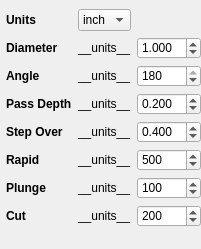
       <widget class="QDockWidget" name="dockWidgetTool">
        <property name="font">
         <font>
          <pointsize>14</pointsize>
          <bold>true</bold>
         </font>
        </property>
        <property name="styleSheet">
         <string notr="true">QDockWidget::title { background-color: rgb(200, 200, 200);}</string>
        </property>
        <property name="allowedAreas">
         <set>Qt::LeftDockWidgetArea|Qt::RightDockWidgetArea</set>
        </property>
        <property name="windowTitle">
         <string>Tool</string>
        </property>
        <widget class="QWidget" name="dockWidgetContents_2">
         <layout class="QVBoxLayout" name="verticalLayout_6">
          <property name="leftMargin">
           <number>6</number>
          </property>
          <property name="rightMargin">
           <number>0</number>
          </property>
          <property name="bottomMargin">
           <number>22</number>
          </property>
          <item>
           <layout class="QGridLayout" name="gridLayout_Tool">
            <item row="6" column="1">
             <widget class="QLabel" name="label_Tool_Plunge_UnitsDescr">
              <property name="font">
               <font>
                <pointsize>9</pointsize>
                <bold>false</bold>
               </font>
              </property>
              <property name="text">
               <string>__units__</string>
              </property>
             </widget>
            </item>
            <item row="1" column="1">
             <widget class="QLabel" name="label_Tool_Diameter_UnitsDescr">
              <property name="font">
               <font>
                <pointsize>9</pointsize>
                <bold>false</bold>
               </font>
              </property>
              <property name="text">
               <string>__units__</string>
              </property>
             </widget>
            </item>
            <item row="4" column="0">
             <widget class="QLabel" name="label_Tool_StepOver">
              <property name="font">
               <font>
                <pointsize>9</pointsize>
                <bold>true</bold>
               </font>
              </property>
              <property name="text">
               <string>Step Over</string>
              </property>
             </widget>
            </item>
            <item row="5" column="2">
             <widget class="QSpinBox" name="spinBox_Tool_Rapid">
              <property name="font">
               <font>
                <pointsize>9</pointsize>
                <bold>false</bold>
               </font>
              </property>
              <property name="toolTip">
               <string>The speed the tool moves while not cutting</string>
              </property>
              <property name="maximum">
               <number>1000</number>
              </property>
              <property name="value">
               <number>500</number>
              </property>
             </widget>
            </item>
            <item row="0" column="0">
             <widget class="QLabel" name="label_Tool_Units">
              <property name="font">
               <font>
                <pointsize>9</pointsize>
                <bold>true</bold>
               </font>
              </property>
              <property name="text">
               <string>Units</string>
              </property>
             </widget>
            </item>
            <item row="3" column="0">
             <widget class="QLabel" name="label_Tool_PassDepth">
              <property name="font">
               <font>
                <pointsize>9</pointsize>
                <bold>true</bold>
               </font>
              </property>
              <property name="text">
               <string>Pass Depth</string>
              </property>
             </widget>
            </item>
            <item row="5" column="1">
             <widget class="QLabel" name="label_Tool_Rapid_UnitsDescr">
              <property name="font">
               <font>
                <pointsize>9</pointsize>
                <bold>false</bold>
               </font>
              </property>
              <property name="text">
               <string>__units__</string>
              </property>
             </widget>
            </item>
            <item row="6" column="0">
             <widget class="QLabel" name="label_Tool_Plunge">
              <property name="font">
               <font>
                <pointsize>9</pointsize>
                <bold>true</bold>
               </font>
              </property>
              <property name="text">
               <string>Plunge</string>
              </property>
             </widget>
            </item>
            <item row="2" column="1">
             <widget class="QLabel" name="label_Tool_Angle_UnitsDescr">
              <property name="font">
               <font>
                <pointsize>9</pointsize>
                <bold>false</bold>
               </font>
              </property>
              <property name="text">
               <string>__units__</string>
              </property>
             </widget>
            </item>
            <item row="7" column="1">
             <widget class="QLabel" name="label_Tool_Cut_UnitsDescr">
              <property name="font">
               <font>
                <pointsize>9</pointsize>
                <bold>false</bold>
               </font>
              </property>
              <property name="text">
               <string>__units__</string>
              </property>
             </widget>
            </item>
            <item row="2" column="0">
             <widget class="QLabel" name="label_Tool_Angle">
              <property name="font">
               <font>
                <pointsize>9</pointsize>
                <bold>true</bold>
               </font>
              </property>
              <property name="text">
               <string>Angle</string>
              </property>
             </widget>
            </item>
            <item row="5" column="0">
             <widget class="QLabel" name="label_Tool_Rapid">
              <property name="font">
               <font>
                <pointsize>9</pointsize>
                <bold>true</bold>
               </font>
              </property>
              <property name="text">
               <string>Rapid</string>
              </property>
             </widget>
            </item>
            <item row="2" column="2">
             <widget class="QSpinBox" name="spinBox_Tool_Angle">
              <property name="font">
               <font>
                <pointsize>9</pointsize>
                <bold>false</bold>
               </font>
              </property>
              <property name="maximum">
               <number>180</number>
              </property>
              <property name="value">
               <number>180</number>
              </property>
             </widget>
            </item>
            <item row="4" column="1">
             <widget class="QLabel" name="label_Tool_StepOver_UnitsDescr">
              <property name="font">
               <font>
                <pointsize>9</pointsize>
                <bold>false</bold>
               </font>
              </property>
              <property name="text">
               <string>__units__</string>
              </property>
             </widget>
            </item>
            <item row="1" column="2">
             <widget class="QDoubleSpinBox" name="doubleSpinBox_Tool_Diameter">
              <property name="font">
               <font>
                <pointsize>9</pointsize>
                <bold>false</bold>
               </font>
              </property>
              <property name="decimals">
               <number>3</number>
              </property>
              <property name="maximum">
               <double>32.000000000000000</double>
              </property>
              <property name="value">
               <double>1.000000000000000</double>
              </property>
             </widget>
            </item>
            <item row="1" column="0">
             <widget class="QLabel" name="label_Tool_Diameter">
              <property name="font">
               <font>
                <pointsize>9</pointsize>
                <bold>true</bold>
               </font>
              </property>
              <property name="text">
               <string>Diameter</string>
              </property>
             </widget>
            </item>
            <item row="6" column="2">
             <widget class="QSpinBox" name="spinBox_Tool_Plunge">
              <property name="font">
               <font>
                <pointsize>9</pointsize>
                <bold>false</bold>
               </font>
              </property>
              <property name="toolTip">
               <string>The speed the tool plunges downwards into the material</string>
              </property>
              <property name="maximum">
               <number>1000</number>
              </property>
              <property name="value">
               <number>100</number>
              </property>
             </widget>
            </item>
            <item row="3" column="1">
             <widget class="QLabel" name="label_Tool_PassDepth_UnitsDescr">
              <property name="font">
               <font>
                <pointsize>9</pointsize>
                <bold>false</bold>
               </font>
              </property>
              <property name="text">
               <string>__units__</string>
              </property>
             </widget>
            </item>
            <item row="7" column="0">
             <widget class="QLabel" name="label_Tool_Cut">
              <property name="font">
               <font>
                <pointsize>9</pointsize>
                <bold>true</bold>
               </font>
              </property>
              <property name="text">
               <string>Cut</string>
              </property>
             </widget>
            </item>
            <item row="4" column="2">
             <widget class="QDoubleSpinBox" name="doubleSpinBox_Tool_StepOver">
              <property name="font">
               <font>
                <pointsize>9</pointsize>
                <bold>false</bold>
               </font>
              </property>
              <property name="decimals">
               <number>3</number>
              </property>
              <property name="maximum">
               <double>1.000000000000000</double>
              </property>
              <property name="singleStep">
               <double>0.010000000000000</double>
              </property>
              <property name="value">
               <double>0.400000000000000</double>
              </property>
             </widget>
            </item>
            <item row="0" column="1">
             <widget class="QComboBox" name="comboBox_Tool_Units">
              <property name="font">
               <font>
                <pointsize>9</pointsize>
                <bold>false</bold>
               </font>
              </property>
              <item>
               <property name="text">
                <string>inch</string>
               </property>
              </item>
              <item>
               <property name="text">
                <string>mm</string>
               </property>
              </item>
             </widget>
            </item>
            <item row="3" column="2">
             <widget class="QDoubleSpinBox" name="doubleSpinBox_Tool_PassDepth">
              <property name="font">
               <font>
                <pointsize>9</pointsize>
                <bold>false</bold>
               </font>
              </property>
              <property name="decimals">
               <number>3</number>
              </property>
              <property name="maximum">
               <double>10.000000000000000</double>
              </property>
              <property name="singleStep">
               <double>0.500000000000000</double>
              </property>
              <property name="value">
               <double>0.200000000000000</double>
              </property>
             </widget>
            </item>
            <item row="7" column="2">
             <widget class="QSpinBox" name="spinBox_Tool_Cut">
              <property name="font">
               <font>
                <pointsize>9</pointsize>
                <bold>false</bold>
               </font>
              </property>
              <property name="toolTip">
               <string>The speed the tool moves horizontally during cutting</string>
              </property>
              <property name="maximum">
               <number>1000</number>
              </property>
              <property name="value">
               <number>200</number>
              </property>
             </widget>
            </item>
           </layout>
          </item>
         </layout>
        </widget>
       </widget>
